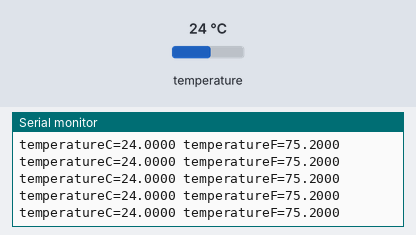
This sketch was run on a simulated Arduino Uno, built with avr-gcc and run on an emulated ATmega328P. On the bench: the last lines printed to the serial monitor. Inputs (shaded band) come from the test bench; at power-on: temperature 24 °C.

Above: at 1.2 s.
1.3 s: temperature set to 41 °C
At 2.2 s:
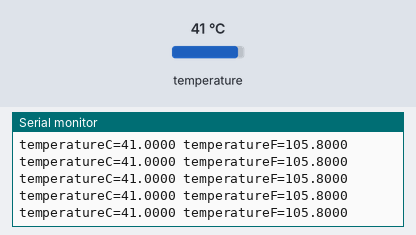
4.3 s: temperature set to 12 °C
At 5.1 s:
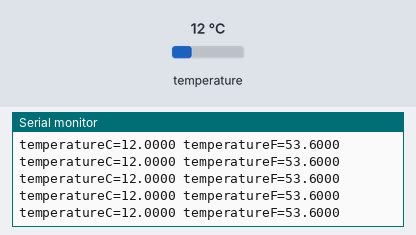
7.3 s: temperature set to 1 °C
At 8.3 s:
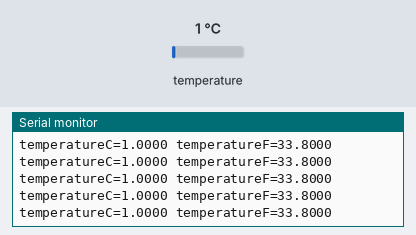
Timing chart, 0 to 9.2 s (numbered marks = the images above; inputs shaded):
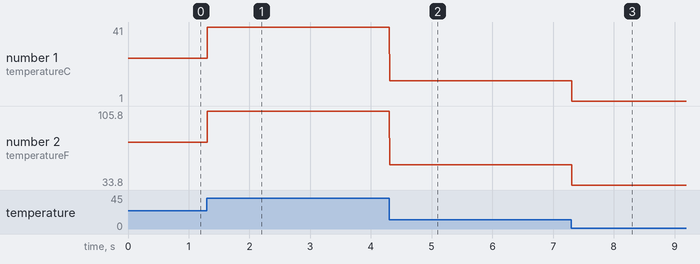

Measured:
- after the input at 1.3 s, the serial monitor: prints a new line at once (image 1)
- after the input at 4.3 s, the serial monitor: prints a new line at once (image 2)
- after the input at 7.3 s, the serial monitor: prints a new line at once (image 3)
- plotted number 1: 24 → 41 after the input at 1.3 s, 41 → 12 after the input at 4.3 s, 12 → 1 after the input at 7.3 s
- plotted number 2: 75.2 → 105.8 after the input at 1.3 s, 105.8 → 53.6 after the input at 4.3 s, 53.6 → 33.8 after the input at 7.3 s

The sketch:

Temp.ino
```cpp
#include <Wire.h>

#include "MAX30105.h"
MAX30105 particleSensor;

void setup() {
  Serial.begin(115200);
  Serial.println("Initializing...");

  // Initialize sensor
  if (particleSensor.begin(Wire, I2C_SPEED_FAST) == false) { //Use default I2C port, 400kHz speed
    Serial.println("MAX30102 was not found. Please check wiring/power. ");
    while (1);
  }

  //The LEDs are very low power and won't affect the temp reading much but
  //you may want to turn off the LEDs to avoid any local heating
  particleSensor.setup(0); //Configure sensor. Turn off LEDs

  particleSensor.enableDIETEMPRDY(); //Enable the temp ready interrupt. This is required.
}

void loop() {
  float temperature = particleSensor.readTemperature();

  Serial.print("temperatureC=");
  Serial.print(temperature, 4);

  float temperatureF = particleSensor.readTemperatureF();

  Serial.print(" temperatureF=");
  Serial.print(temperatureF, 4);

  Serial.println();
}
```
